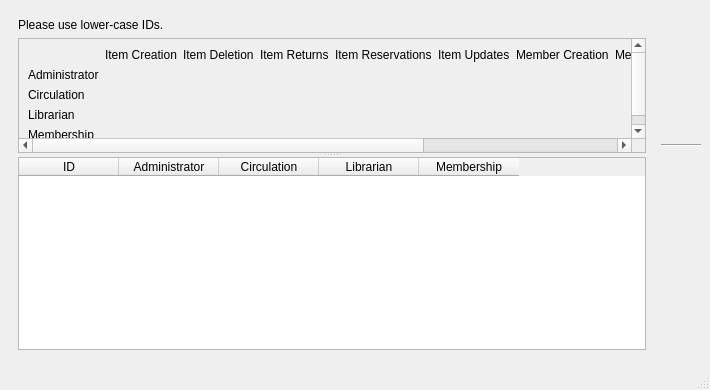
<?xml version="1.0" encoding="UTF-8"?>
<ui version="4.0">
 <class>adminBrowser</class>
 <widget class="QMainWindow" name="adminBrowser">
  <property name="geometry">
   <rect>
    <x>0</x>
    <y>0</y>
    <width>710</width>
    <height>390</height>
   </rect>
  </property>
  <property name="windowTitle">
   <string>BiblioteQ: Administrator Browser</string>
  </property>
  <property name="windowIcon">
   <iconset resource="../Icons/icons.qrc">
    <normaloff>:/book.png</normaloff>:/book.png</iconset>
  </property>
  <widget class="QWidget" name="centralwidget">
   <layout class="QHBoxLayout" name="horizontalLayout">
    <item>
     <widget class="QFrame" name="frame">
      <layout class="QVBoxLayout" name="verticalLayout">
       <item>
        <widget class="QLabel" name="label_32">
         <property name="text">
          <string>Please use lower-case IDs.</string>
         </property>
        </widget>
       </item>
       <item>
        <widget class="QSplitter" name="splitter">
         <property name="orientation">
          <enum>Qt::Vertical</enum>
         </property>
         <property name="childrenCollapsible">
          <bool>false</bool>
         </property>
         <widget class="QScrollArea" name="scrollArea">
          <property name="widgetResizable">
           <bool>true</bool>
          </property>
          <widget class="QWidget" name="scrollAreaWidgetContents">
           <property name="geometry">
            <rect>
             <x>0</x>
             <y>0</y>
             <width>1099</width>
             <height>122</height>
            </rect>
           </property>
           <layout class="QGridLayout" name="gridLayout">
            <item row="0" column="1">
             <widget class="QLabel" name="label_6">
              <property name="text">
               <string>Item Creation</string>
              </property>
             </widget>
            </item>
            <item row="0" column="2">
             <widget class="QLabel" name="label_7">
              <property name="text">
               <string>Item Deletion</string>
              </property>
             </widget>
            </item>
            <item row="0" column="3">
             <widget class="QLabel" name="label_8">
              <property name="text">
               <string>Item Returns</string>
              </property>
             </widget>
            </item>
            <item row="0" column="4">
             <widget class="QLabel" name="label_9">
              <property name="text">
               <string>Item Reservations</string>
              </property>
             </widget>
            </item>
            <item row="0" column="5">
             <widget class="QLabel" name="label_10">
              <property name="text">
               <string>Item Updates</string>
              </property>
             </widget>
            </item>
            <item row="0" column="6">
             <widget class="QLabel" name="label_11">
              <property name="text">
               <string>Member Creation</string>
              </property>
             </widget>
            </item>
            <item row="0" column="7">
             <widget class="QLabel" name="label_12">
              <property name="text">
               <string>Member Deletion</string>
              </property>
             </widget>
            </item>
            <item row="0" column="8">
             <widget class="QLabel" name="label_13">
              <property name="text">
               <string>Member Updates</string>
              </property>
             </widget>
            </item>
            <item row="0" column="9">
             <widget class="QLabel" name="label_14">
              <property name="text">
               <string>Reservation Histories</string>
              </property>
             </widget>
            </item>
            <item row="1" column="0">
             <widget class="QLabel" name="label_2">
              <property name="text">
               <string>Administrator</string>
              </property>
             </widget>
            </item>
            <item row="1" column="1">
             <widget class="QLabel" name="label">
              <property name="text">
               <string/>
              </property>
              <property name="pixmap">
               <pixmap resource="../Icons/icons.qrc">:/16x16/ok.png</pixmap>
              </property>
              <property name="alignment">
               <set>Qt::AlignCenter</set>
              </property>
              <property name="wordWrap">
               <bool>true</bool>
              </property>
             </widget>
            </item>
            <item row="1" column="2">
             <widget class="QLabel" name="label_15">
              <property name="text">
               <string/>
              </property>
              <property name="pixmap">
               <pixmap resource="../Icons/icons.qrc">:/16x16/ok.png</pixmap>
              </property>
              <property name="alignment">
               <set>Qt::AlignCenter</set>
              </property>
             </widget>
            </item>
            <item row="1" column="3">
             <widget class="QLabel" name="label_16">
              <property name="text">
               <string/>
              </property>
              <property name="pixmap">
               <pixmap resource="../Icons/icons.qrc">:/16x16/ok.png</pixmap>
              </property>
              <property name="alignment">
               <set>Qt::AlignCenter</set>
              </property>
             </widget>
            </item>
            <item row="1" column="4">
             <widget class="QLabel" name="label_17">
              <property name="text">
               <string/>
              </property>
              <property name="pixmap">
               <pixmap resource="../Icons/icons.qrc">:/16x16/ok.png</pixmap>
              </property>
              <property name="alignment">
               <set>Qt::AlignCenter</set>
              </property>
             </widget>
            </item>
            <item row="1" column="5">
             <widget class="QLabel" name="label_18">
              <property name="text">
               <string/>
              </property>
              <property name="pixmap">
               <pixmap resource="../Icons/icons.qrc">:/16x16/ok.png</pixmap>
              </property>
              <property name="alignment">
               <set>Qt::AlignCenter</set>
              </property>
             </widget>
            </item>
            <item row="1" column="6">
             <widget class="QLabel" name="label_19">
              <property name="text">
               <string/>
              </property>
              <property name="pixmap">
               <pixmap resource="../Icons/icons.qrc">:/16x16/ok.png</pixmap>
              </property>
              <property name="alignment">
               <set>Qt::AlignCenter</set>
              </property>
             </widget>
            </item>
            <item row="1" column="7">
             <widget class="QLabel" name="label_20">
              <property name="text">
               <string/>
              </property>
              <property name="pixmap">
               <pixmap resource="../Icons/icons.qrc">:/16x16/ok.png</pixmap>
              </property>
              <property name="alignment">
               <set>Qt::AlignCenter</set>
              </property>
             </widget>
            </item>
            <item row="1" column="8">
             <widget class="QLabel" name="label_21">
              <property name="text">
               <string/>
              </property>
              <property name="pixmap">
               <pixmap resource="../Icons/icons.qrc">:/16x16/ok.png</pixmap>
              </property>
              <property name="alignment">
               <set>Qt::AlignCenter</set>
              </property>
             </widget>
            </item>
            <item row="1" column="9">
             <widget class="QLabel" name="label_22">
              <property name="text">
               <string/>
              </property>
              <property name="pixmap">
               <pixmap resource="../Icons/icons.qrc">:/16x16/ok.png</pixmap>
              </property>
              <property name="alignment">
               <set>Qt::AlignCenter</set>
              </property>
             </widget>
            </item>
            <item row="2" column="0">
             <widget class="QLabel" name="label_3">
              <property name="text">
               <string>Circulation</string>
              </property>
             </widget>
            </item>
            <item row="2" column="3">
             <widget class="QLabel" name="label_23">
              <property name="text">
               <string/>
              </property>
              <property name="pixmap">
               <pixmap resource="../Icons/icons.qrc">:/16x16/ok.png</pixmap>
              </property>
              <property name="alignment">
               <set>Qt::AlignCenter</set>
              </property>
             </widget>
            </item>
            <item row="2" column="4">
             <widget class="QLabel" name="label_24">
              <property name="text">
               <string/>
              </property>
              <property name="pixmap">
               <pixmap resource="../Icons/icons.qrc">:/16x16/ok.png</pixmap>
              </property>
              <property name="alignment">
               <set>Qt::AlignCenter</set>
              </property>
             </widget>
            </item>
            <item row="2" column="9">
             <widget class="QLabel" name="label_25">
              <property name="text">
               <string/>
              </property>
              <property name="pixmap">
               <pixmap resource="../Icons/icons.qrc">:/16x16/ok.png</pixmap>
              </property>
              <property name="alignment">
               <set>Qt::AlignCenter</set>
              </property>
             </widget>
            </item>
            <item row="3" column="0">
             <widget class="QLabel" name="label_4">
              <property name="text">
               <string>Librarian</string>
              </property>
             </widget>
            </item>
            <item row="3" column="1">
             <widget class="QLabel" name="label_26">
              <property name="text">
               <string/>
              </property>
              <property name="pixmap">
               <pixmap resource="../Icons/icons.qrc">:/16x16/ok.png</pixmap>
              </property>
              <property name="alignment">
               <set>Qt::AlignCenter</set>
              </property>
             </widget>
            </item>
            <item row="3" column="2">
             <widget class="QLabel" name="label_27">
              <property name="text">
               <string/>
              </property>
              <property name="pixmap">
               <pixmap resource="../Icons/icons.qrc">:/16x16/ok.png</pixmap>
              </property>
              <property name="alignment">
               <set>Qt::AlignCenter</set>
              </property>
             </widget>
            </item>
            <item row="3" column="5">
             <widget class="QLabel" name="label_28">
              <property name="text">
               <string/>
              </property>
              <property name="pixmap">
               <pixmap resource="../Icons/icons.qrc">:/16x16/ok.png</pixmap>
              </property>
              <property name="alignment">
               <set>Qt::AlignCenter</set>
              </property>
             </widget>
            </item>
            <item row="4" column="0">
             <widget class="QLabel" name="label_5">
              <property name="text">
               <string>Membership</string>
              </property>
             </widget>
            </item>
            <item row="4" column="6">
             <widget class="QLabel" name="label_29">
              <property name="text">
               <string/>
              </property>
              <property name="pixmap">
               <pixmap resource="../Icons/icons.qrc">:/16x16/ok.png</pixmap>
              </property>
              <property name="alignment">
               <set>Qt::AlignCenter</set>
              </property>
             </widget>
            </item>
            <item row="4" column="7">
             <widget class="QLabel" name="label_30">
              <property name="text">
               <string/>
              </property>
              <property name="pixmap">
               <pixmap resource="../Icons/icons.qrc">:/16x16/ok.png</pixmap>
              </property>
              <property name="alignment">
               <set>Qt::AlignCenter</set>
              </property>
             </widget>
            </item>
            <item row="4" column="8">
             <widget class="QLabel" name="label_31">
              <property name="text">
               <string/>
              </property>
              <property name="pixmap">
               <pixmap resource="../Icons/icons.qrc">:/16x16/ok.png</pixmap>
              </property>
              <property name="alignment">
               <set>Qt::AlignCenter</set>
              </property>
             </widget>
            </item>
           </layout>
          </widget>
         </widget>
         <widget class="QTableWidget" name="table">
          <property name="focusPolicy">
           <enum>Qt::StrongFocus</enum>
          </property>
          <property name="editTriggers">
           <set>QAbstractItemView::DoubleClicked</set>
          </property>
          <property name="alternatingRowColors">
           <bool>true</bool>
          </property>
          <property name="selectionMode">
           <enum>QAbstractItemView::SingleSelection</enum>
          </property>
          <property name="selectionBehavior">
           <enum>QAbstractItemView::SelectRows</enum>
          </property>
          <property name="horizontalScrollMode">
           <enum>QAbstractItemView::ScrollPerPixel</enum>
          </property>
          <property name="cornerButtonEnabled">
           <bool>false</bool>
          </property>
          <column>
           <property name="text">
            <string>ID</string>
           </property>
          </column>
          <column>
           <property name="text">
            <string>Administrator</string>
           </property>
          </column>
          <column>
           <property name="text">
            <string>Circulation</string>
           </property>
          </column>
          <column>
           <property name="text">
            <string>Librarian</string>
           </property>
          </column>
          <column>
           <property name="text">
            <string>Membership</string>
           </property>
          </column>
         </widget>
        </widget>
       </item>
      </layout>
     </widget>
    </item>
    <item>
     <layout class="QVBoxLayout" name="_2">
      <item>
       <widget class="QToolButton" name="addButton">
        <property name="toolTip">
         <string>Add Administrator</string>
        </property>
        <property name="icon">
         <iconset resource="../Icons/icons.qrc">
          <normaloff>:/32x32/add.png</normaloff>:/32x32/add.png</iconset>
        </property>
        <property name="iconSize">
         <size>
          <width>32</width>
          <height>32</height>
         </size>
        </property>
        <property name="autoRaise">
         <bool>true</bool>
        </property>
       </widget>
      </item>
      <item>
       <widget class="QToolButton" name="deleteButton">
        <property name="toolTip">
         <string>Delete Selected Administrator</string>
        </property>
        <property name="icon">
         <iconset resource="../Icons/icons.qrc">
          <normaloff>:/32x32/remove.png</normaloff>:/32x32/remove.png</iconset>
        </property>
        <property name="iconSize">
         <size>
          <width>32</width>
          <height>32</height>
         </size>
        </property>
        <property name="autoRaise">
         <bool>true</bool>
        </property>
       </widget>
      </item>
      <item>
       <widget class="QToolButton" name="saveButton">
        <property name="toolTip">
         <string>Save Changes</string>
        </property>
        <property name="text">
         <string/>
        </property>
        <property name="icon">
         <iconset resource="../Icons/icons.qrc">
          <normaloff>:/32x32/save.png</normaloff>:/32x32/save.png</iconset>
        </property>
        <property name="iconSize">
         <size>
          <width>32</width>
          <height>32</height>
         </size>
        </property>
        <property name="autoRaise">
         <bool>true</bool>
        </property>
       </widget>
      </item>
      <item>
       <widget class="Line" name="line">
        <property name="orientation">
         <enum>Qt::Horizontal</enum>
        </property>
       </widget>
      </item>
      <item>
       <widget class="QToolButton" name="reloadButton">
        <property name="toolTip">
         <string>Refresh Table</string>
        </property>
        <property name="icon">
         <iconset resource="../Icons/icons.qrc">
          <normaloff>:/32x32/reload.png</normaloff>:/32x32/reload.png</iconset>
        </property>
        <property name="iconSize">
         <size>
          <width>32</width>
          <height>32</height>
         </size>
        </property>
        <property name="autoRaise">
         <bool>true</bool>
        </property>
       </widget>
      </item>
      <item>
       <spacer name="spacer">
        <property name="orientation">
         <enum>Qt::Vertical</enum>
        </property>
        <property name="sizeHint" stdset="0">
         <size>
          <width>20</width>
          <height>40</height>
         </size>
        </property>
       </spacer>
      </item>
      <item>
       <widget class="QToolButton" name="cancelButton">
        <property name="toolTip">
         <string>Close Browser</string>
        </property>
        <property name="icon">
         <iconset resource="../Icons/icons.qrc">
          <normaloff>:/32x32/cancel.png</normaloff>:/32x32/cancel.png</iconset>
        </property>
        <property name="iconSize">
         <size>
          <width>32</width>
          <height>32</height>
         </size>
        </property>
        <property name="autoRaise">
         <bool>true</bool>
        </property>
       </widget>
      </item>
     </layout>
    </item>
   </layout>
  </widget>
  <widget class="QStatusBar" name="statusbar"/>
 </widget>
 <tabstops>
  <tabstop>table</tabstop>
  <tabstop>addButton</tabstop>
  <tabstop>deleteButton</tabstop>
  <tabstop>saveButton</tabstop>
  <tabstop>reloadButton</tabstop>
  <tabstop>cancelButton</tabstop>
 </tabstops>
 <resources>
  <include location="../Icons/icons.qrc"/>
  <include location="../Icons/icons.qrc"/>
 </resources>
 <connections/>
</ui>
